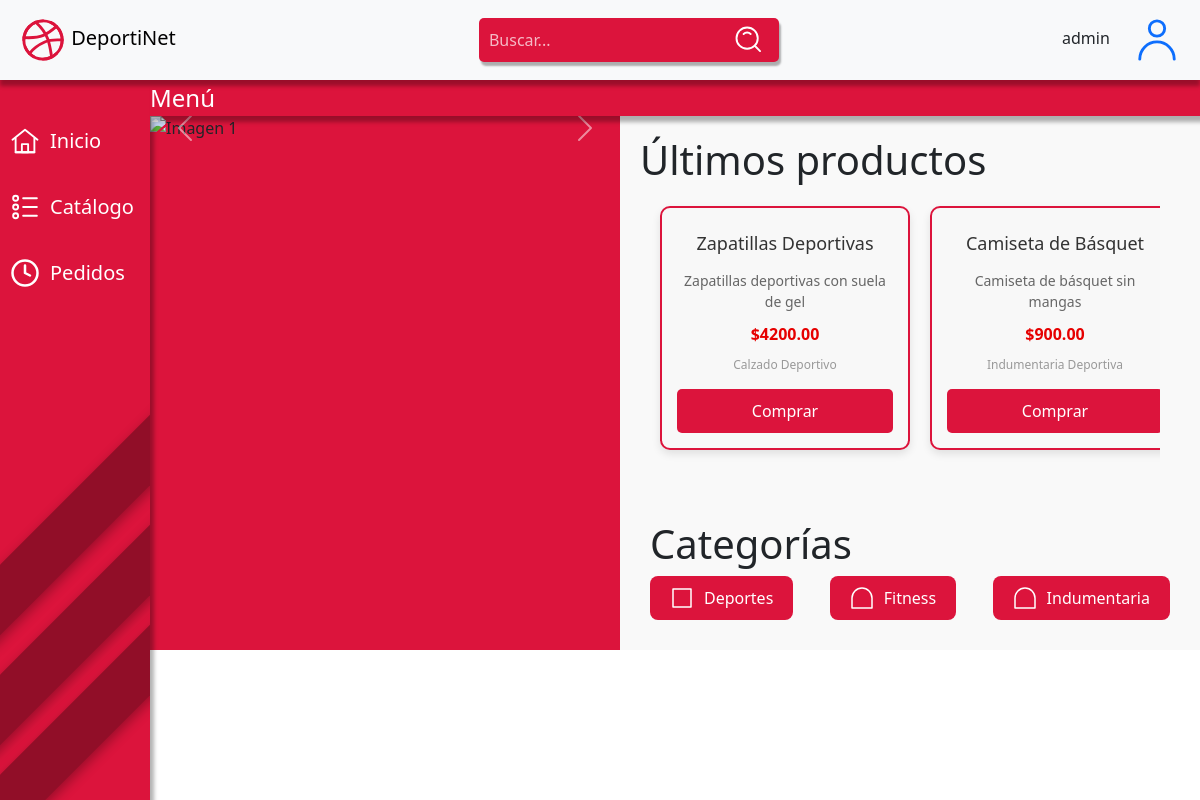
/views/jefe/index-jefe.php (signed in), run on the app's committed database.
### tables this page shows
CREATE TABLE `productos` (
  `id_producto` int NOT NULL,
  `nombre` varchar(100) NOT NULL,
  `descripcion` text,
  `precio` decimal(10,2) NOT NULL,
  `stock` int NOT NULL,
  `id_categoria` int NOT NULL,
  `img` varchar(200) NOT NULL
);

CREATE TABLE `categorias` (
  `id_categoria` int NOT NULL,
  `nombre_categoria` varchar(100) NOT NULL
);

### views/jefe/index-jefe.php (the view, shortened to what this page needs)
<!DOCTYPE html>
<html lang="es">
<head>
    <link href="https://cdn.jsdelivr.net/npm/bootstrap@5.3.3/dist/css/bootstrap.min.css" rel="stylesheet">
    <link rel="stylesheet" href="index-main.css">
</head>
<body>
    <div class="navbar">
        <a class="navbar-brand" href="index-jefe.php">
            DeportiNet
        </a>
        <form id="form" role="search" action="buscar.php" method="GET" class="searchbar">
            <input type="search" id="query" name="q" placeholder="Buscar..." aria-label="Search through site content" required>
            <button type="submit">
            </button>
        </form>
        <div class="navbar-icons">
            <?php echo $_SESSION['usuario']; ?>
            <div class="dropdown" style="display: inline">
                <a class="profile " href="#" role="button" id="dropdownMenuLink" data-bs-toggle="dropdown" aria-expanded="false">
                    <svg width="46" height="46" fill="none" stroke="currentColor" stroke-linecap="round" stroke-linejoin="round" stroke-width="1.5" viewBox="0 0 24 24" xmlns="http://www.w3.org/2000/svg">
                        <path d="M12 10a4 4 0 1 0 0-8 4 4 0 0 0 0 8Z"></path>
                        <path d="M21 22a9 9 0 1 0-18 0"></path>
                    </svg>
                </a>
            </div>
        </div>
    </div>
    <div class="sidebar">
        <a href="index-cliente.php"><svg width="30" height="30" fill="none" stroke="currentColor" stroke-linecap="round" stroke-linejoin="round" stroke-width="1.5" viewBox="0 0 24 24" xmlns="http://www.w3.org/2000/svg">
            <path d="M4.5 21V9L2 11l10-8 10 8-2.5-2v12h-15Z"></path>
            <path d="M9.5 14.5V21h5v-6.5h-5Z"></path>
            <path d="M4.5 21h15"></path>
          </svg>Inicio</a>
        <a href="catalogo-jefe.php">
              Catálogo</a>
        <a href="pedidos-jefe.php">
            <svg width="30" height="30" fill="none" stroke="currentColor" stroke-linecap="round" stroke-linejoin="round" stroke-width="2" viewBox="0 0 24 24" xmlns="http://www.w3.org/2000/svg">
            <path d="M12 2a10 10 0 1 0 0 20 10 10 0 1 0 0-20z"></path>
            <path d="M12 6v6l4 2"></path>
            </svg>
            Pedidos</a>
        <div class="diagonal-block block1"></div>
        <div class="diagonal-block block2"></div>
        <div class="diagonal-block block3"></div>
    </div>
    <div class="main-content">
            <div class="sub-content">
                <div class="sub-navbar">
                    <p>Menú</p>
                </div>
            </div>
            <div class="content">
                <div class="carousel-container">
                    <div id="carouselExample" class="carousel slide" data-bs-ride="carousel">
                        <div class="carousel-inner">
                            <div class="carousel-item active">
                                <img src="https://i.pinimg.com/736x/fc/2d/3e/fc2d3e2f6283e20b536dc4864971e272.jpg"  alt="Imagen 1">
                            </div>
                        </div>
                        <button class="carousel-control-prev" type="button" data-bs-target="#carouselExample" data-bs-slide="prev">
                            <span class="carousel-control-prev-icon" aria-hidden="true"></span>
                        </button>
                        <button class="carousel-control-next" type="button" data-bs-target="#carouselExample" data-bs-slide="next">
                            <span class="carousel-control-next-icon" aria-hidden="true"></span>
                        </button>
                        </div>
                    </div>
                    <div class="latest-products">
                <h1 style="position: absolute">Últimos productos</h1>
                    <div class="product-list">
                    <?php
                        include '../../db.php';
                        $query = "SELECT Productos.*, Categorias.nombre_categoria
                                FROM Productos
                                JOIN Categorias ON Productos.id_categoria = Categorias.id_categoria
                                ORDER BY Productos.id_producto DESC
                                LIMIT 5";
                        $result = $conn->query($query);
                        if ($result->num_rows > 0) {
                            echo "<div class='productos-container'>";
                            while ($row = $result->fetch_assoc()) {
                                echo "<div class='producto'>";
                                echo "<h3>" . htmlspecialchars($row['nombre']) . "</h3>";
                                echo "<p>" . htmlspecialchars($row['descripcion']) . "</p>";
                                echo "<p class='precio'>$" . htmlspecialchars($row['precio']) . "</p>";
                                echo "<p class='categoria'>" . htmlspecialchars($row['nombre_categoria']) . "</p>";
                                echo "<button class='comprar-btn'>Comprar</button>";
                                echo "</div>";
                            }
                            echo "</div>";
                        } else {
                            echo "No hay productos disponibles";
                        }
                    ?>
                    </div>
                    <div class="categories">
                    <h1>Categorías</h1>
                    <div class="category-buttons">
                        <button class="category-button">
                            <svg width="24" height="24" fill="none" stroke="white" stroke-linecap="round" stroke-linejoin="round" stroke-width="1.5" viewBox="0 0 24 24" xmlns="http://www.w3.org/2000/svg">
                                <path d="M3 3h18v18H3V3Z"></path>
                            </svg>
                            <span>Deportes</span>
                        </button>
                        <button class="category-button">
                            <svg width="24" height="24" fill="none" stroke="white" stroke-linecap="round" stroke-linejoin="round" stroke-width="1.5" viewBox="0 0 24 24" xmlns="http://www.w3.org/2000/svg">
                                <path d="M12 2a10 10 0 0 1 10 10v10H2V12A10 10 0 0 1 12 2Z"></path>
                            </svg>
                            <span>Fitness</span>
                        </button>
                        <button class="category-button">
                            <svg width="24" height="24" fill="none" stroke="white" stroke-linecap="round" stroke-linejoin="round" stroke-width="1.5" viewBox="0 0 24 24" xmlns="http://www.w3.org/2000/svg">
                                <path d="M12 2a10 10 0 0 1 10 10v10H2V12A10 10 0 0 1 12 2Z"></path>
                            </svg>
                            <span>Indumentaria</span>
                        </button>
                    </div>
                </div>
</body>
</html>

### views/jefe/index-main.css (style rules this page uses)
body { overflow-y: hidden; }
body, html { width: 100%; overflow-x: hidden; }
.navbar { height: 80px; width: 100%; background-color: #f8f9fa; display: flex; align-items: center; box-shadow: 0 6px 4px rgba(0, 0, 0, 0.3); position: fixed; top: 0; left: 0; z-index: 1000; }
.navbar a { margin-left: 20px; margin-right: 20px; }
.navbar-brand { transition: all .35s; }
.sidebar { height: 100%; width: 150px; background-color: crimson; position: fixed; top: 80px; left: 0; padding-top: 20px; box-sizing: border-box; box-shadow: 4px 6px 4px rgba(0, 0, 0, 0.3); z-index: 1; overflow: hidden; }
.sidebar a { display: flex; color: white; padding: 10px; text-decoration: none; font-size: 20px; margin-top: 16px; transition: all .35s; gap: 10px; }
.sidebar svg { display: block; }
.sidebar a:after { position: absolute; content: ""; top: 0; left: 0; width: 0; height: 100%; background: #ff003b; transition: all .35s; }
.diagonal-block { position: absolute; width: 200%; height: 50px; transform: rotate(-45deg); z-index: -1000; box-shadow: 4px 4px 12px rgba(0, 0, 0, 0.3); }
.block1 { background-color: rgb(145, 14, 40); bottom: 120px; left: -50%; }
.block2 { background-color: rgb(145, 14, 40); bottom: 220px; left: -50%; }
.block3 { background-color: rgb(145, 14, 40); bottom: 330px; left: -50%; }
.main-content { margin-top: 80px; margin-left: 150px; }
.carousel-container { width: 470px; min-width: 470px; margin: 0; background-color: crimson; z-index: 0; }
.carousel-container img { display: block; width: 100%; height: 100%; object-fit: fill; margin: 0 auto }
.sub-navbar { background-color: crimson; position: relative; width: 100%; z-index: 1; box-shadow: 4px 6px 4px rgba(0, 0, 0, 0.3); }
.sub-navbar p { display:inline; vertical-align: middle; font-size: 24px; color: white; }
.content { display: flex; }
.latest-products { display: inline-grid; padding: 20px; background-color: #f9f9f9; width: 100%; }
.product-list { display: flex; overflow-x: auto; margin-top: 50px; margin-right: 20px; }
.categories { margin-top: 40px; padding: 10px; }
.category-buttons { display: flex; justify-content: space-between; }
.category-button { background-color: crimson; color: white; border: none; padding: 10px 20px; display: flex; align-items: center; border-radius: 8px; cursor: pointer; transition: transform 0.3s ease; }
.category-button svg { margin-right: 10px; }
.category-button span { font-size: 16px; }
.searchbar { background-color: crimson; width: 300px; height: 44px; border-radius: 5px; display: flex; flex-direction: row; align-items: center; box-shadow: 2px 4px 2px rgba(0, 0, 0, 0.3); }
input { all: unset; font: 16px system-ui; color: #fff; height: 100%; width: 100%; padding: 6px 10px; }
::placeholder { color: #fff; opacity: 0.7; }
.searchbar button { all: unset; cursor: pointer; width: 44px; height: 44px; margin-right: 10px; }

### views/jefe/index-jefe.php (style rules this page uses)
.productos-container { display: flex; justify-content: space-around; gap: 20px; padding: 20px; }
.producto { display: grid; background-color: #f8f8f8; border: 2px solid crimson; border-radius: 10px; padding: 15px; width: 250px; box-shadow: 0 4px 8px rgba(0, 0, 0, 0.1); text-align: center; transition: transform 0.2s; }
.producto h3 { font-size: 18px; margin: 10px 0; color: #333; }
.producto p { font-size: 14px; color: #666; margin: 5px 0; }
.producto .precio { font-size: 16px; color: #e60000; font-weight: bold; }
.producto .categoria { font-size: 12px; color: #999; }
.comprar-btn { background-color: crimson; color: #fff; border: none; border-radius: 5px; padding: 10px 20px; cursor: pointer; margin-top: 10px; transition: background-color 0.3s; }

### data on the page
productos: nombre "Zapatillas Deportivas", descripcion "Zapatillas deportivas con suela de gel", precio "4200.00", id_categoria.nombre_categoria "Calzado Deportivo"
productos: nombre "Camiseta de Básquet", descripcion "Camiseta de básquet sin mangas", precio "900.00", id_categoria.nombre_categoria "Indumentaria Deportiva"

### other printed values
$_SESSION['usuario'] "admin"
